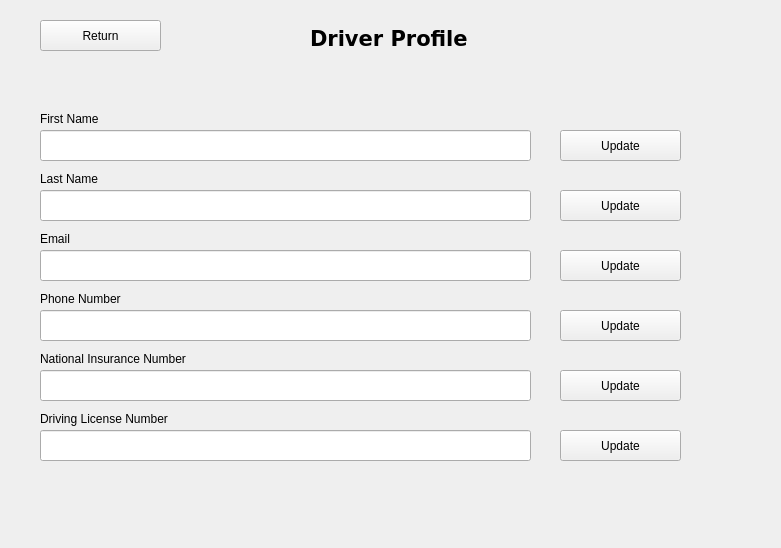
<?xml version="1.0" encoding="UTF-8"?>
<ui version="4.0">
 <class>Driver_Profile</class>
 <widget class="QWidget" name="Driver_Profile">
  <property name="geometry">
   <rect>
    <x>0</x>
    <y>0</y>
    <width>781</width>
    <height>548</height>
   </rect>
  </property>
  <property name="windowTitle">
   <string>Form</string>
  </property>
  <widget class="QLabel" name="label">
   <property name="geometry">
    <rect>
     <x>310</x>
     <y>30</y>
     <width>171</width>
     <height>17</height>
    </rect>
   </property>
   <property name="font">
    <font>
     <family>DejaVu Sans</family>
     <pointsize>16</pointsize>
     <weight>75</weight>
     <bold>true</bold>
    </font>
   </property>
   <property name="text">
    <string>Driver Profile</string>
   </property>
  </widget>
  <widget class="QLineEdit" name="Driver_FName">
   <property name="geometry">
    <rect>
     <x>40</x>
     <y>130</y>
     <width>491</width>
     <height>31</height>
    </rect>
   </property>
  </widget>
  <widget class="QLineEdit" name="Driver_LName">
   <property name="geometry">
    <rect>
     <x>40</x>
     <y>190</y>
     <width>491</width>
     <height>31</height>
    </rect>
   </property>
  </widget>
  <widget class="QLineEdit" name="Driver_Email">
   <property name="geometry">
    <rect>
     <x>40</x>
     <y>250</y>
     <width>491</width>
     <height>31</height>
    </rect>
   </property>
  </widget>
  <widget class="QLineEdit" name="Driver_PNumber">
   <property name="geometry">
    <rect>
     <x>40</x>
     <y>310</y>
     <width>491</width>
     <height>31</height>
    </rect>
   </property>
  </widget>
  <widget class="QPushButton" name="Update_FName">
   <property name="geometry">
    <rect>
     <x>560</x>
     <y>130</y>
     <width>121</width>
     <height>31</height>
    </rect>
   </property>
   <property name="text">
    <string>Update</string>
   </property>
  </widget>
  <widget class="QPushButton" name="Update_LName">
   <property name="geometry">
    <rect>
     <x>560</x>
     <y>190</y>
     <width>121</width>
     <height>31</height>
    </rect>
   </property>
   <property name="text">
    <string>Update</string>
   </property>
  </widget>
  <widget class="QPushButton" name="Update_Email">
   <property name="geometry">
    <rect>
     <x>560</x>
     <y>250</y>
     <width>121</width>
     <height>31</height>
    </rect>
   </property>
   <property name="text">
    <string>Update</string>
   </property>
  </widget>
  <widget class="QPushButton" name="Update_PNumber">
   <property name="geometry">
    <rect>
     <x>560</x>
     <y>310</y>
     <width>121</width>
     <height>31</height>
    </rect>
   </property>
   <property name="text">
    <string>Update</string>
   </property>
  </widget>
  <widget class="QLineEdit" name="Driver_NINumber">
   <property name="geometry">
    <rect>
     <x>40</x>
     <y>370</y>
     <width>491</width>
     <height>31</height>
    </rect>
   </property>
  </widget>
  <widget class="QLineEdit" name="Driver_DLNumber">
   <property name="geometry">
    <rect>
     <x>40</x>
     <y>430</y>
     <width>491</width>
     <height>31</height>
    </rect>
   </property>
  </widget>
  <widget class="QPushButton" name="Update_NINumber">
   <property name="geometry">
    <rect>
     <x>560</x>
     <y>370</y>
     <width>121</width>
     <height>31</height>
    </rect>
   </property>
   <property name="text">
    <string>Update</string>
   </property>
  </widget>
  <widget class="QPushButton" name="Update_DLNumber">
   <property name="geometry">
    <rect>
     <x>560</x>
     <y>430</y>
     <width>121</width>
     <height>31</height>
    </rect>
   </property>
   <property name="text">
    <string>Update</string>
   </property>
  </widget>
  <widget class="QPushButton" name="Return_button">
   <property name="geometry">
    <rect>
     <x>40</x>
     <y>20</y>
     <width>121</width>
     <height>31</height>
    </rect>
   </property>
   <property name="text">
    <string>Return</string>
   </property>
  </widget>
  <widget class="QLabel" name="label_2">
   <property name="geometry">
    <rect>
     <x>40</x>
     <y>110</y>
     <width>131</width>
     <height>17</height>
    </rect>
   </property>
   <property name="text">
    <string>First Name</string>
   </property>
  </widget>
  <widget class="QLabel" name="label_3">
   <property name="geometry">
    <rect>
     <x>40</x>
     <y>170</y>
     <width>81</width>
     <height>17</height>
    </rect>
   </property>
   <property name="text">
    <string>Last Name</string>
   </property>
  </widget>
  <widget class="QLabel" name="label_4">
   <property name="geometry">
    <rect>
     <x>40</x>
     <y>230</y>
     <width>64</width>
     <height>17</height>
    </rect>
   </property>
   <property name="text">
    <string>Email</string>
   </property>
  </widget>
  <widget class="QLabel" name="label_5">
   <property name="geometry">
    <rect>
     <x>40</x>
     <y>290</y>
     <width>111</width>
     <height>17</height>
    </rect>
   </property>
   <property name="text">
    <string>Phone Number</string>
   </property>
  </widget>
  <widget class="QLabel" name="label_6">
   <property name="geometry">
    <rect>
     <x>40</x>
     <y>350</y>
     <width>241</width>
     <height>17</height>
    </rect>
   </property>
   <property name="text">
    <string>National Insurance Number</string>
   </property>
  </widget>
  <widget class="QLabel" name="label_7">
   <property name="geometry">
    <rect>
     <x>40</x>
     <y>410</y>
     <width>171</width>
     <height>17</height>
    </rect>
   </property>
   <property name="text">
    <string>Driving License Number</string>
   </property>
  </widget>
 </widget>
 <resources/>
 <connections/>
</ui>
